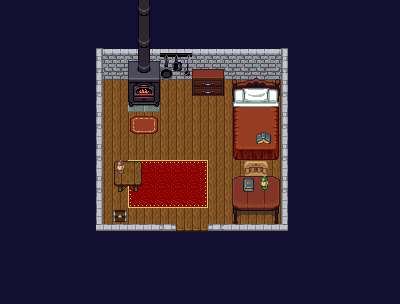

This game map was drawn from its Tiled (.tmx) file and the tilesets committed beside it. A one-line description and the trimmed map source follow:
An orthogonal 25x19 tile map with 16x16 px tiles, 5 tile layers (Floor, Rugs, Walls, Furniture, ...), 4 tilesets and 39 objects (36x blocker, 2x portal, portal_target).

<map version="1.2" tiledversion="1.2.1" orientation="orthogonal" renderorder="right-down" width="25" height="19" tilewidth="16" tileheight="16" infinite="0" backgroundcolor="#130f30" nextlayerid="7" nextobjectid="75">
 <tileset firstgid="1" name="tileset1" tilewidth="16" tileheight="16" tilecount="50" columns="10">
  <image source="../graphics/tileset1.png" width="160" height="80" />
 </tileset>
 <tileset firstgid="51" name="tileset2" tilewidth="16" tileheight="16" tilecount="110" columns="10">
  <image source="../graphics/tileset2.png" width="160" height="180" />
 </tileset>
 <tileset firstgid="161" name="tileset3" tilewidth="16" tileheight="16" tilecount="132" columns="11">
  <image source="../graphics/tileset3.png" width="176" height="192" />
 </tileset>
 <tileset firstgid="293" name="house" tilewidth="16" tileheight="16" tilecount="896" columns="32">
  <image source="../graphics/house.png" width="512" height="448" />
 </tileset>
 <layer id="1" name="Floor" width="25" height="19">
  <data>[475 cells, 111 non-empty, 4 distinct tile ids]</data>
 </layer>
 <layer id="2" name="Rugs" width="25" height="19">
  <data>[475 cells, 19 non-empty, 13 distinct tile ids]</data>
 </layer>
 <layer id="3" name="Walls" width="25" height="19">
  <data>[475 cells, 56 non-empty, 10 distinct tile ids]</data>
 </layer>
 <layer id="4" name="Furniture" width="25" height="19">
  <data>[475 cells, 63 non-empty, 61 distinct tile ids]</data>
 </layer>
 <layer id="5" name="Items 1" width="25" height="19">
  <data>[475 cells, 4 non-empty, 4 distinct tile ids]</data>
 </layer>
 <objectgroup id="6" name="Object Layer 1">
  <object id="6" name="blocker" gid="120" x="144" y="240" width="16" height="16" />
  <object id="7" name="blocker" gid="120" x="128" y="240" width="16" height="16" />
  <object id="8" name="blocker" gid="120" x="112" y="224" width="16" height="16" />
  <object id="10" name="blocker" gid="120" x="96" y="224" width="16" height="16" />
  <object id="12" name="blocker" gid="120" x="96" y="208" width="16" height="16" />
  <object id="14" name="blocker" gid="120" x="96" y="160" width="16" height="16" />
  <object id="16" name="blocker" gid="120" x="96" y="128" width="16" height="16" />
  <object id="17" name="blocker" gid="120" x="96" y="144" width="16" height="16" />
  <object id="18" name="blocker" gid="120" x="96" y="112" width="16" height="16" />
  <object id="19" name="blocker" gid="120" x="96" y="96" width="16" height="16" />
  <object id="21" name="blocker" gid="120" x="128" y="112" width="16" height="16" />
  <object id="29" name="blocker" gid="120" x="112" y="80" width="16" height="16" />
  <object id="31" name="blocker" gid="120" x="128" y="96" width="16" height="16" />
  <object id="32" name="blocker" gid="120" x="144" y="112" width="16" height="16" />
  <object id="33" name="blocker" gid="120" x="160" y="80" width="16" height="16" />
  <object id="34" name="blocker" gid="120" x="144" y="96" width="16" height="16" />
  <object id="35" name="blocker" gid="120" x="176" y="80" width="16" height="16" />
  <object id="36" name="blocker" gid="120" x="192" y="96" width="16" height="16" />
  <object id="38" name="blocker" gid="120" x="208" y="96" width="16" height="16" />
  <object id="44" name="blocker" gid="120" x="224" y="112" width="16" height="16" />
  <object id="45" name="blocker" gid="120" x="224" y="128" width="16" height="16" />
  <object id="46" name="blocker" gid="120" x="224" y="144" width="16" height="16" />
  <object id="47" name="blocker" gid="120" x="224" y="160" width="16" height="16" />
  <object id="50" name="blocker" gid="120" x="224" y="192" width="16" height="16" />
  <object id="51" name="blocker" gid="120" x="240" y="176" width="16" height="16" />
  <object id="54" name="blocker" gid="120" x="224" y="208" width="16" height="16" />
  <object id="55" name="blocker" gid="120" x="224" y="224" width="16" height="16" />
  <object id="56" name="blocker" gid="120" x="272" y="240" width="16" height="16" />
  <object id="57" name="blocker" gid="120" x="256" y="240" width="16" height="16" />
  <object id="59" name="blocker" gid="120" x="224" y="240" width="16" height="16" />
  <object id="60" name="blocker" gid="120" x="208" y="240" width="16" height="16" />
  <object id="66" name="portal" type="portal" gid="139" x="192" y="240" width="16" height="16">
   <properties>
    <property name="destination" value="nohnaim" />
    <property name="portal" value="nohnaim_target_1" />
   </properties>
  </object>
  <object id="67" name="portal" type="portal" gid="139" x="176" y="240" width="16" height="16">
   <properties>
    <property name="destination" value="nohnaim" />
    <property name="portal" value="nohnaim_target_1" />
   </properties>
  </object>
  <object id="69" name="blocker" gid="120" x="160" y="240" width="16" height="16" />
  <object id="70" name="blocker" gid="120" x="128" y="192" width="16" height="16" />
  <object id="71" name="blocker" gid="120" x="112" y="192" width="16" height="16" />
  <object id="72" name="blocker" gid="120" x="112" y="176" width="16" height="16" />
  <object id="73" name="blocker" gid="120" x="128" y="176" width="16" height="16" />
  <object id="74" name="nohnaim_house_1_target" type="portal_target" gid="136" x="192" y="224" width="16" height="16" />
 </objectgroup>
</map>
